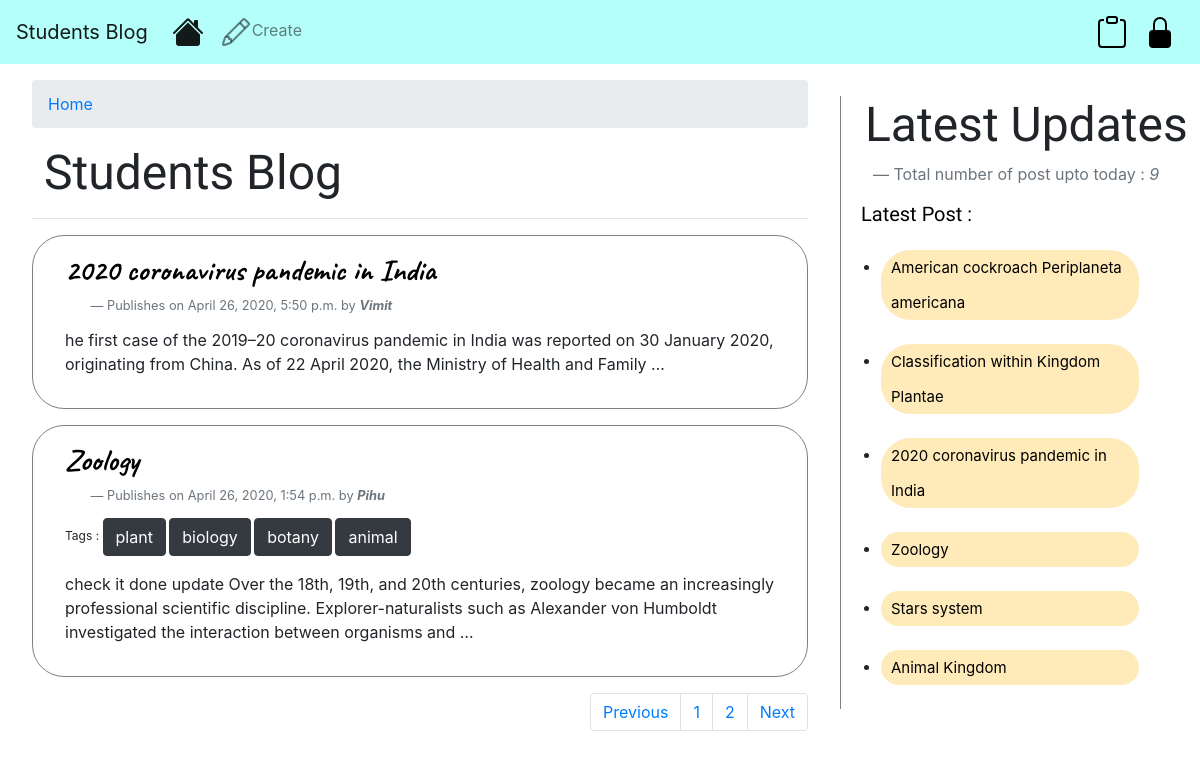
Screenshot of /blog/?page=2 with the database file from the repository.
### scienceblog/models.py (models this page shows, shortened)
class Post(models.Model):
    STATUS_CHOICES=(('draft','Draft'),('published','Published'))
    title = models.CharField(max_length=256)
    slug = models.SlugField(max_length=264,unique_for_date='publish')
    author = models.ForeignKey(User, on_delete=models.CASCADE, related_name='blog_post',
                               related_query_name=None, limit_choices_to=None, null=True, db_column='author', blank=True)
    body = models.TextField()
    publish = models.DateTimeField(default=timezone.now)
    created = models.DateTimeField(default=timezone.now)
    updated = models.DateTimeField(default=timezone.now)
    status=models.CharField(max_length=10,choices=STATUS_CHOICES,default='draft')
    objects= CustomManager()
    tags = TaggableManager()
    class Meta:
        ordering=('-publish',)
    def get_absolute_url(self):
        return reverse('post_detail', args=[self.publish.year, self.publish.strftime('%m'), self.publish.strftime('%d'), self.slug], kwargs=None, current_app='scienceblog')

### scienceblog/views.py (the view)
def post_list_view(request,tag_slug=None):
    post_list = Post.objects.all()
    tag = None
    if tag_slug:
        tag = get_object_or_404(Tag,slug=tag_slug)
        post_list = post_list.filter(tags__in=[tag])
    paginator = Paginator(post_list,2)
    page_number=request.GET.get('page')
    try:
        post_list=paginator.page(page_number)
    except PageNotAnInteger:
        post_list=paginator.page(1)
    except EmptyPage:
        post_list=paginator.page(paginator.num_pages)
    return render(request,'blog/post_list.html',{'post_list':post_list,'tag':tag})

### scienceblog/models.py (called while the page is built)
    def get_queryset(self):
        return super().get_queryset().filter(status='published')

### scienceblog/templatetags/blog.py (called while the page is built)
@register.simple_tag(name='count',takes_context=True)
def total_posts(context):
    return Post.objects.count()

@register.inclusion_tag('blog/latest_post.html')
def show_latest_post(count=5):
    latest_post = Post.objects.order_by('-publish')[:count]
    return {'latest_post': latest_post}

@register.filter
def get_range(value):
    return range(1,value+1)

### templates/blog/post_list.html (shortened to what this page needs)
{%extends 'blog/index.html' %}
{% load crispy_forms_tags %}
{%block content%}
    <nav aria-label="breadcrumb">
        <ol class="breadcrumb">
            <li class="breadcrumb-item"><a href="{% url 'blog-home' %}">Home</a></li>
        </ol>
    </nav>
    <h3 style="font-family: 'Dr Sugiyama';font-size: 48px; padding-left: 0.25em;">Students Blog</h3>
    <hr>
    {% for post in post_list %}
    <div class="container_post">
        <a href="{{post.get_absolute_url}}" class="alert-primary" style="color:chocolate;">
            <h5 style="font-family: 'Caveat';font-size: 30px;color:black;font-weight: 800; ">{{post.title}}</h5>
        </a>
        <footer class="blockquote-footer" style="padding: 0 0 1em 2em;">Publishes on {{post.publish}} by <cite
                title="Source Title"><strong>{{post.author}}</strong></cite></footer>
            {% if post.tags.all %}
                <p style="font-size:12px;">Tags :
                    {% for tag in post.tags.all %}
                        {% if tag.name %}
                            <a href="{% url 'post_list_tag_name' tag.slug %}" class="btn btn-dark">{{tag.name}}</a>
                        {% else %}
                            <p>No tags available</p>
                        {% endif %}
                    {% endfor%}
                </p>
            {% endif %}
        {{post.body|truncatewords:30|linebreaks}}
    </div>
    {%endfor%}
    {%include 'blog/pagination.html' with page=post_list%}
{%endblock%}

### templates/blog/latest_post.html (shortened to what this page needs)
<div class="row">
    <div class="col-sm-12">
        <div class="list-type3">
            <ul>
                {% for post in latest_post %}
                <li class="list"><a class="latest" href="{{post.get_absolute_url}}">{{post.title}}</a></li>
                {% endfor %}
            </ul>
        </div>
    </div>
</div>

### static/css/blog/blog.css (style rules this page uses)
.container_post { border: 1px solid grey; border-radius: 2em; margin: 0 0 1em 0; padding: 1em 2em 1em 2em; }
h5 { color: black; }

### templates/blog/latest_post.html (style rules this page uses)
.list-type3 { margin:0 auto; width: 100%; }
.list-type3 li, .list-type3 a { float: left; height: 50%; line-height: 35px; position: relative; font-size: 15px; margin-bottom: 12px; width: 90%; }
.list-type3 a { padding: 0 0 0 10px; background: #ffebb9; color: black; border-radius: 2em; }

### rows the page displays
Post: title "2020 coronavirus pandemic in India", publish "April 26, 2020, 5:50 p.m.", author "Vimit", body "he first case of the 2019–20 coronavirus pandemic in India was reported on 30 January 2020, originating from China. As of 22 April 2020, the Ministry of Health and Family …"
Post: title "Zoology", publish "April 26, 2020, 1:54 p.m.", author "Pihu", body "check it done update Over the 18th, 19th, and 20th centuries, zoology became an increasingly professional scientific discipline. Explorer-naturalists such as Alexander von Humboldt investigated the interaction between organisms and …"
Tag: name "plant"
Tag: name "biology"
Tag: name "botany"
Tag: name "animal"
Post: title "American cockroach Periplaneta americana"
Post: title "Classification within Kingdom Plantae"
Post: title "Stars system"
Post: title "Animal Kingdom"

### other values shown
{{ n }} "1" "2"
